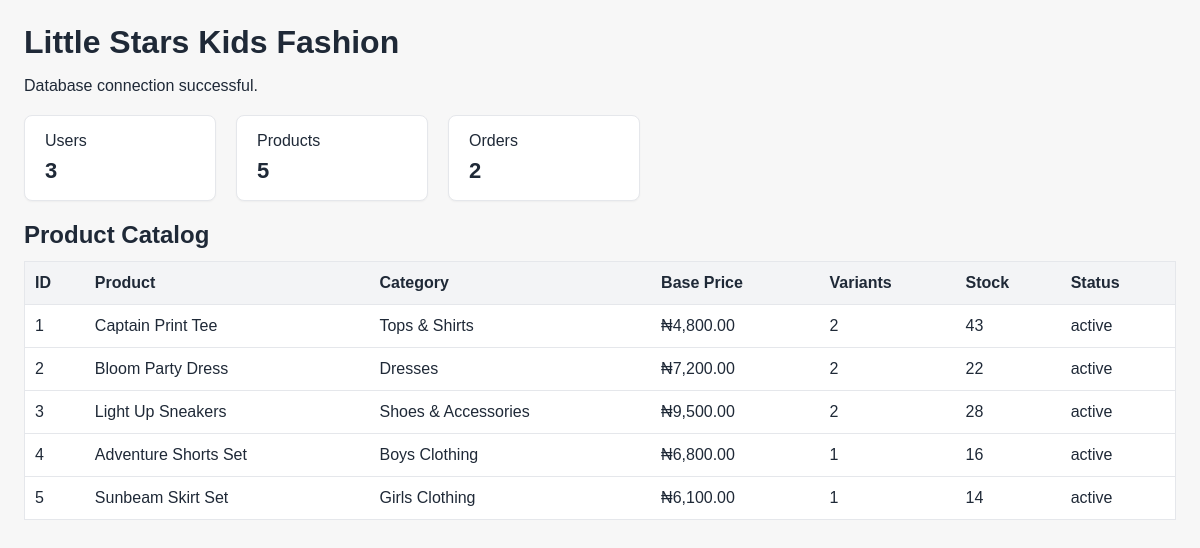
The page / on the database its author committed.
### tables this page shows
CREATE TABLE products (
    product_id BIGINT UNSIGNED NOT NULL AUTO_INCREMENT,
    category_id BIGINT UNSIGNED NOT NULL,
    product_name VARCHAR(180) NOT NULL,
    brand VARCHAR(100) DEFAULT NULL,
    description TEXT,
    base_price DECIMAL(10,2) NOT NULL,
    status ENUM('active', 'draft', 'out_of_stock', 'archived') NOT NULL DEFAULT 'active',
    is_featured TINYINT(1) NOT NULL DEFAULT 0,
    is_new_arrival TINYINT(1) NOT NULL DEFAULT 0,
    created_at TIMESTAMP NOT NULL DEFAULT CURRENT_TIMESTAMP,
    updated_at TIMESTAMP NOT NULL DEFAULT CURRENT_TIMESTAMP ON UPDATE CURRENT_TIMESTAMP,
    PRIMARY KEY (product_id),
    KEY idx_products_category (category_id),
    KEY idx_products_name (product_name),
    CONSTRAINT fk_products_category FOREIGN KEY (category_id)
        REFERENCES categories(category_id)
        ON UPDATE CASCADE
        ON DELETE RESTRICT,
    CHECK (base_price >= 0)
);

CREATE TABLE categories (
    category_id BIGINT UNSIGNED NOT NULL AUTO_INCREMENT,
    parent_category_id BIGINT UNSIGNED DEFAULT NULL,
    category_name VARCHAR(100) NOT NULL,
    slug VARCHAR(120) NOT NULL,
    description TEXT,
    status ENUM('active', 'inactive') NOT NULL DEFAULT 'active',
    created_at TIMESTAMP NOT NULL DEFAULT CURRENT_TIMESTAMP,
    updated_at TIMESTAMP NOT NULL DEFAULT CURRENT_TIMESTAMP ON UPDATE CURRENT_TIMESTAMP,
    PRIMARY KEY (category_id),
    UNIQUE KEY uq_categories_slug (slug),
    KEY idx_categories_parent (parent_category_id),
    CONSTRAINT fk_categories_parent FOREIGN KEY (parent_category_id)
        REFERENCES categories(category_id)
        ON UPDATE CASCADE
        ON DELETE RESTRICT
);

### index.php (the view, shortened to what this page needs)
<?php
function formatMoney(float $amount): string
{
    return '₦' . number_format($amount, 2);
}
try {
    $pdo = getDatabaseConnection();
    $userQuery = 'SELECT COUNT(*) AS total_users FROM users';
    $userStmt = $pdo->query($userQuery);
    $userTotal = $userStmt->fetch();
    $productQuery = 'SELECT COUNT(*) AS total_products FROM products';
    $productStmt = $pdo->query($productQuery);
    $productTotal = $productStmt->fetch();
    $orderQuery = 'SELECT COUNT(*) AS total_orders FROM orders';
    $orderStmt = $pdo->query($orderQuery);
    $orderTotal = $orderStmt->fetch();
    $catalogQuery = '
        SELECT
            p.product_id,
            p.product_name,
            c.category_name,
            p.base_price,
            p.status,
            COUNT(pv.variant_id) AS variant_count,
            COALESCE(SUM(pv.stock_quantity), 0) AS total_stock
        FROM products p
        INNER JOIN categories c ON c.category_id = p.category_id
        LEFT JOIN product_variants pv ON pv.product_id = p.product_id
        GROUP BY p.product_id, p.product_name, c.category_name, p.base_price, p.status
        ORDER BY p.product_id ASC
    ';
    $catalogStmt = $pdo->query($catalogQuery);
    $products = $catalogStmt->fetchAll();
    echo '<!DOCTYPE html>';
    echo '<html lang="en">';
    echo '<head>';
    echo '</head>';
    echo '<body>';
    echo '<h1>Little Stars Kids Fashion</h1>';
    echo '<p>Database connection successful.</p>';
    echo '<div class="stats">';
    echo '<div class="stat"><span>Users</span><strong>' . (int) $userTotal['total_users'] . '</strong></div>';
    echo '<div class="stat"><span>Products</span><strong>' . (int) $productTotal['total_products'] . '</strong></div>';
    echo '<div class="stat"><span>Orders</span><strong>' . (int) $orderTotal['total_orders'] . '</strong></div>';
    echo '</div>';
    echo '<h2>Product Catalog</h2>';
    echo '<table>';
    echo '<thead><tr><th>ID</th><th>Product</th><th>Category</th><th>Base Price</th><th>Variants</th><th>Stock</th><th>Status</th></tr></thead>';
    echo '<tbody>';
    if ($products) {
        foreach ($products as $product) {
            echo '<tr>';
            echo '<td>' . (int) $product['product_id'] . '</td>';
            echo '<td>' . htmlspecialchars($product['product_name'], ENT_QUOTES, 'UTF-8') . '</td>';
            echo '<td>' . htmlspecialchars($product['category_name'], ENT_QUOTES, 'UTF-8') . '</td>';
            echo '<td>' . formatMoney((float) $product['base_price']) . '</td>';
            echo '<td>' . (int) $product['variant_count'] . '</td>';
            echo '<td>' . (int) $product['total_stock'] . '</td>';
            echo '<td>' . htmlspecialchars($product['status'], ENT_QUOTES, 'UTF-8') . '</td>';
            echo '</tr>';
        }
    } else {
        echo '<tr><td colspan="7">No products found.</td></tr>';
    }
    echo '</tbody>';
    echo '</table>';
    echo '</body>';
    echo '</html>';
} catch (Throwable $e) {
    http_response_code(500);
    echo '<h2>Database connection failed</h2>';
    echo '<p>' . htmlspecialchars($e->getMessage(), ENT_QUOTES, 'UTF-8') . '</p>';
}

### rows shown on the page
products: product_id "1", product_name "Captain Print Tee", category.category_name "Tops & Shirts", base_price "₦4,800.00", variant_count "2", total_stock "43", status "active"
products: product_id "2", product_name "Bloom Party Dress", category.category_name "Dresses", base_price "₦7,200.00", variant_count "2", total_stock "22", status "active"
products: product_id "3", product_name "Light Up Sneakers", category.category_name "Shoes & Accessories", base_price "₦9,500.00", variant_count "2", total_stock "28", status "active"
products: product_id "4", product_name "Adventure Shorts Set", category.category_name "Boys Clothing", base_price "₦6,800.00", variant_count "1", total_stock "16", status "active"
products: product_id "5", product_name "Sunbeam Skirt Set", category.category_name "Girls Clothing", base_price "₦6,100.00", variant_count "1", total_stock "14", status "active"

### other values the page prints
$userTotal['total_users'] "3"
$productTotal['total_products'] "5"
$orderTotal['total_orders'] "2"
